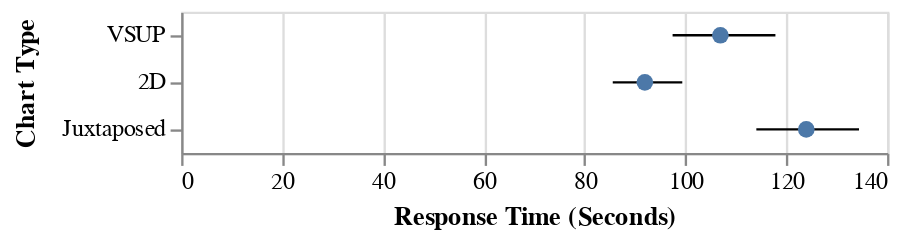

Describe this chart as a Vega-Lite specification.
### Vega-Lite specification from a JSON file in a GitHub repository (floating-point values rounded to 4 significant figures)
{"$schema": "https://vega.github.io/schema/vega-lite/v2.json", "data": {"values": [{"type": "VSUP", "mean": 106.9, "ci1": 97.46, "ci2": 117.9}, {"type": "2D", "mean": 91.96, "ci1": 85.59, "ci2": 99.38}, {"type": "Juxtaposed", "mean": 124.0, "ci1": 114.1, "ci2": 134.4}]}, "layer": [{"mark": "rule", "encoding": {"y": {"field": "type", "type": "ordinal", "axis": {"title": "Chart Type", "titlePadding": 10}, "scale": {"domain": ["VSUP", "2D", "Juxtaposed"]}}, "x": {"field": "ci1", "type": "quantitative", "axis": {"title": "Response Time (Seconds)"}}, "x2": {"field": "ci2", "type": "quantitative"}}}, {"mark": "circle", "encoding": {"y": {"field": "type", "type": "ordinal", "scale": {"domain": ["Juxtaposed", "2D", "VSUP"]}}, "x": {"field": "mean", "type": "quantitative"}, "opacity": {"value": 1}, "size": {"value": 50}}}]}
